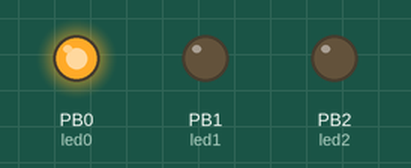
The sketch below on a simulated ATtiny85, built with avr-gcc and run on an emulated ATtiny85. Parts: output pins drawn as LEDs (lit = HIGH).

Above: at 0.12 s.
At 0.62 s:
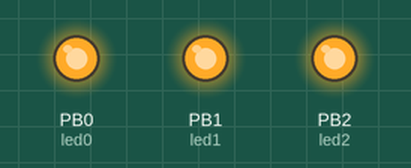
At 0.87 s:
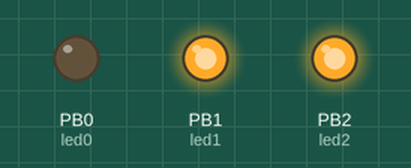
At 1.12 s:
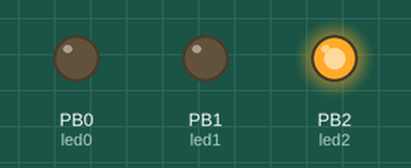
At 1.87 s:
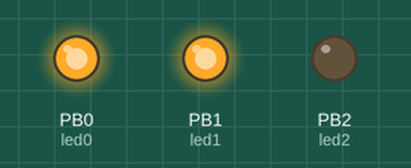
At 2.87 s:
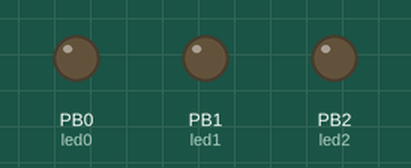
Timing chart, 0 to 3.5 s (numbered marks = the images above):
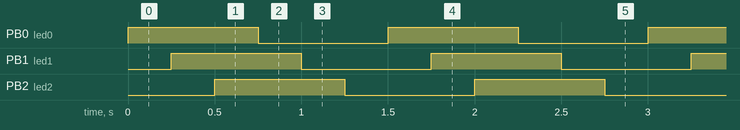

The sketch:

Attiny85_Arduino_Shield_01.ino
```cpp
/*
Blink for Attiny-85

Led0, Led1, Led2 are blinking.

Pin Attiny85
  1 Reset
  2 Analog Input3 (PIN3)
  3 Analog Input2 (PIN4)
  4 GND

  5 Pin 0 PWM, MOSI AREF
  6 Pin 1 PWM, MISO
  7 Pin 2 Analog Input 1, SCK
  8 VCC +5 Volt

 */

int led0 = 0;
int led1 = 1;
int led2 = 2;

int delay_time = 250;

// the setup routine runs once when you press reset:
void setup()
{
  // initialize the digital pin as an output.
  pinMode(led0,OUTPUT);
  pinMode(led1,OUTPUT);
  pinMode(led2,OUTPUT);

}

// the loop routine runs over and over again forever:
void loop()
{
  digitalWrite(led0,HIGH);   // turn the LED on (HIGH is the voltage level)
  delay(delay_time);               // wait for a time

  digitalWrite(led1,HIGH);
  delay(delay_time);

  digitalWrite(led2,HIGH);
  delay(delay_time);


  digitalWrite(led0,LOW);    // turn the LED off by making the voltage LOW
  delay(delay_time);               // wait for a time

  digitalWrite(led1,LOW);
  delay(delay_time);

  digitalWrite(led2,LOW);
  delay(delay_time);

}
```

Measured:
- by itself, PB0 (led0), PB1 (led1), PB2 (led2): alternates HIGH for 0.75 s and LOW for 0.75 s
- by itself, everything shown: repeats every 1.5 s, in 6 steps
